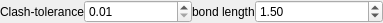
<?xml version="1.0" encoding="UTF-8"?>
<ui version="4.0">
 <class>Form</class>
 <widget class="QWidget" name="Form">
  <property name="geometry">
   <rect>
    <x>0</x>
    <y>0</y>
    <width>383</width>
    <height>22</height>
   </rect>
  </property>
  <property name="windowTitle">
   <string>Form</string>
  </property>
  <layout class="QHBoxLayout" name="horizontalLayout_3">
   <property name="spacing">
    <number>0</number>
   </property>
   <property name="margin">
    <number>0</number>
   </property>
   <item>
    <layout class="QHBoxLayout" name="horizontalLayout">
     <property name="spacing">
      <number>0</number>
     </property>
     <item>
      <widget class="QLabel" name="label">
       <property name="text">
        <string>Clash-tolerance</string>
       </property>
      </widget>
     </item>
     <item>
      <widget class="QDoubleSpinBox" name="doubleSpinBox">
       <property name="sizePolicy">
        <sizepolicy hsizetype="Expanding" vsizetype="Fixed">
         <horstretch>0</horstretch>
         <verstretch>0</verstretch>
        </sizepolicy>
       </property>
       <property name="toolTip">
        <string>&lt;html&gt;&lt;head/&gt;&lt;body&gt;&lt;p&gt;Clash tolerance &lt;/p&gt;&lt;p&gt;as described in supplement of FRET-toolkit paper Nat. Meth.&lt;/p&gt;&lt;/body&gt;&lt;/html&gt;</string>
       </property>
       <property name="minimum">
        <double>0.010000000000000</double>
       </property>
      </widget>
     </item>
    </layout>
   </item>
   <item>
    <layout class="QHBoxLayout" name="horizontalLayout_2">
     <property name="spacing">
      <number>0</number>
     </property>
     <item>
      <widget class="QLabel" name="label_2">
       <property name="text">
        <string>bond length</string>
       </property>
      </widget>
     </item>
     <item>
      <widget class="QDoubleSpinBox" name="doubleSpinBox_2">
       <property name="sizePolicy">
        <sizepolicy hsizetype="Expanding" vsizetype="Fixed">
         <horstretch>0</horstretch>
         <verstretch>0</verstretch>
        </sizepolicy>
       </property>
       <property name="toolTip">
        <string>&lt;html&gt;&lt;head/&gt;&lt;body&gt;&lt;p&gt;Maximum bond length. &lt;/p&gt;&lt;p&gt;Interactions between atoms with a distance shorter than &lt;/p&gt;&lt;p&gt;the maximum bond length do not contribute to the clash &lt;/p&gt;&lt;p&gt;potential energy.&lt;/p&gt;&lt;/body&gt;&lt;/html&gt;</string>
       </property>
       <property name="minimum">
        <double>0.250000000000000</double>
       </property>
       <property name="maximum">
        <double>10.000000000000000</double>
       </property>
       <property name="singleStep">
        <double>0.250000000000000</double>
       </property>
       <property name="value">
        <double>1.500000000000000</double>
       </property>
      </widget>
     </item>
    </layout>
   </item>
  </layout>
 </widget>
 <resources/>
 <connections/>
</ui>
